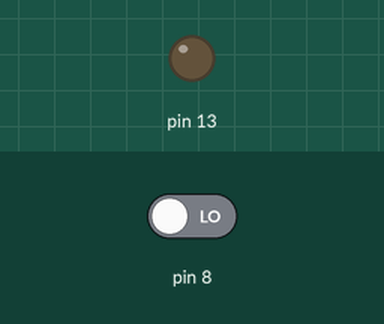
Simulated run of this sketch. Board: Arduino Uno, built with avr-gcc and run on an emulated ATmega328P. Shown: output pins drawn as LEDs (lit = HIGH). The inputs (shaded band) are chosen by the test bench; at power-on: pin 8 LOW.

Above: at 1.2 s.
1.3 s: pin 8 driven HIGH
At 2.6 s:
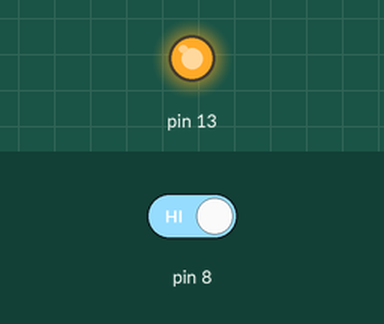
2.9 s: pin 8 driven LOW
At 3.9 s:
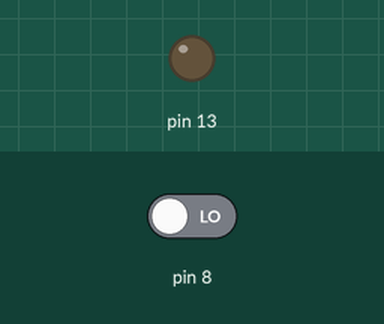
Timing chart, 0 to 5.9 s (numbered marks = the images above; inputs shaded):
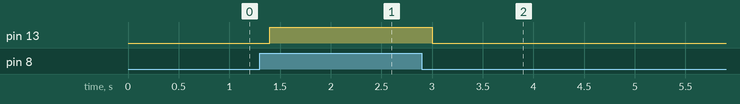

The sketch:

Drivers.ino
```cpp
#include <avr/io.h> //Bibiloteca com as funções de E/S dos microcontroladores AVR
#include <util/delay.h> //Biblioteca com as funções de delay, como a _delay_ms, utilizada ao longo do código
#include <stdbool.h> //Bliblioteca com as funções booleanas, como true e false, utilizadas ao longo do código

#define INPUT false
#define OUTPUT true

#define PORT_B 1
#define PORT_C 2
#define PORT_D 3

/*
 * Resumo: Esta função zera os registradores
 * Parâmetros: None.
 */
void initialize()
{
  DDRB = 0; // --> Limpa o registrador DDRB
  DDRC = 0; // --> Limpa o registrador DDRC
  DDRD = 0;  // --> Limpa o registrador DDRD
}
/*
 * Resumo:
 *        Parâmetros:
 *                  - int pin: pino que será configurado.
 *                             --> 0~7.
 *                  - int port: Porta que dejesa ativar.
 *                             --> PORTB == 1;
 *                             --> PORTC == 2;
 *                             --> PORTD == 3.
 *                  - bool value:
 *                             --> OUTPUT;
 *                             --> INPUT.
 */
void mode(int pin, int port, bool value)
{
  if (value == OUTPUT){ // --> Verifica se está setando como saída
    if (port == PORT_B){ // --> Verifica se o registrador selecionado é o DDRB
      DDRB |= (1 << pin); // --> Seta o registrador na posição DDBX = pin como saída
    }
    else if (port == PORT_C){ // --> Verifica se o registrador selecionado é o DDRC
      DDRC |= (1 << pin); // --> Seta o registrador na posição DDCX = pin como saída
    }
    else if (port == PORT_D){ // --> Verifica se o registrador selecionado é o DDRD
      DDRD |= (1 << pin); // --> Seta o registrador na posição DDDX = pin como saída
    }
  }
   else if (value == INPUT){ // --> Verifica se está setando como entrada
    if (port == PORT_B){ // --> Verifica se o registrador selecionado é o DDRB
      DDRB &= ~(1 << pin); // --> Seta o registrador na posição DDBX = pin como saída
      }
    else if (port == PORT_C){ // --> Verifica se o registrador selecionado é o DDRC
      DDRC &= ~(1 << pin); // --> Seta o registrador na posição DDCX = pin como saída
    }
    else if (port == PORT_D){ // --> Verifica se o registrador selecionado é o DDRD
      DDRD &= ~(1 << pin); // --> Seta o registrador na posição DDDX = pin como saída
    }
  }
}
/*
 * Resumo:
 *        Parâmetros:
 *                  - int pin: pino que será configurado.
 *                             --> 0~7.
 *                  - char port[1]: Porta que dejesa ativar.
 *                             --> PORTB == 1;
 *                             --> PORTC == 2;
 *                             --> PORTD == 3.
 *                  - int value:
 *                             --> 1 == Nível alto;
 *                             --> 0 == Nível baixo.
 */
void setPin(int pin, int port, int value)
{
  if (value == 1){ // --> Verifica se está setando como nível lógico alto
    if (port == PORT_B){ // --> Verifica se a porta selecionada é a PORTB
      PORTB |= (1 << pin); // --> Seta a porta PORTBX = pin como nível alto
    }
    else if (port == PORT_C){ // --> Verifica se a porta selecionada é a PORTC
      PORTC |= (1 << pin); // --> Seta a porta PORTCX = pin como nível alto
    }
    else if (port == PORT_D){ // --> Verifica se a porta selecionada é a PORTD
      PORTD |= (1 << pin); // --> Seta a porta PORTDX = pin como nível alto
    }
  }
  else if (value == 0){ // --> Verifica se está setando como nível lógico baixo
    if (port == PORT_B){ // --> Verifica se a porta selecionada é a PORTB
      PORTB &= ~(1 << pin); // --> Seta a porta PORTBX = pin como nível alto
    }
    else if (port == PORT_C){ // --> Verifica se a porta selecionada é a PORTC
      PORTC &= ~(1 << pin); // --> Seta a porta PORTCX = pin como nível baixo
    }
    else if (port == PORT_D){ // --> Verifica se a porta selecionada é a PORTD
      PORTD &= ~(1 << pin); // --> Seta a porta PORTDX = pin como nível baixo
    }
  }
}
/*
 * Resumo:
 *        Parâmetros:
 *                  - int pin: pino que será configurado.
 *                             --> 0~7.
 *                  - char port[1]: Porta que dejesa ler.
 *                             --> PORTB == 1;
 *                             --> PORTC == 2;
 *                             --> PORTD == 3.
 */
bool readPin(int pin, int port)
{
  if (port == PORT_B){ // --> Verifica se a porta selecionada é a PORTB
    if (PINB & (1 << pin) == (1 << pin))return true; // --> Verifica se o PORTBX = pin em nível alto
    else return false;
  }
  else if (port == PORT_C){ // --> Verifica se a porta selecionada é a PORTC
    if (PINC & (1 << pin) == (1 << pin)) return true; // --> Verifica se o PORTCX = pin em nível alto
    else return false;
  }
  else if (port == PORT_D){ // --> Verifica se a porta selecionada é a PORTD
    if (PIND & (1 << pin) == (1 << pin)) return true; // --> Verifica se o PORTDX = pin em nível alto
    else return false;
  }
}
int main()
{
  initialize();
  mode(5, 1, 1);
  while (1){
    if(readPin(0,1)== true){
      setPin(5,1,1);
      _delay_ms(200);
      }
      else{
        setPin(5,1,0);
        _delay_ms(200);
      }
  }
  return 0;
}
```

Measured:
- after the input at 1.3 s, pin 13: LOW → HIGH after 0.10 s
- after the input at 2.9 s, pin 13: HIGH → LOW after 0.10 s
